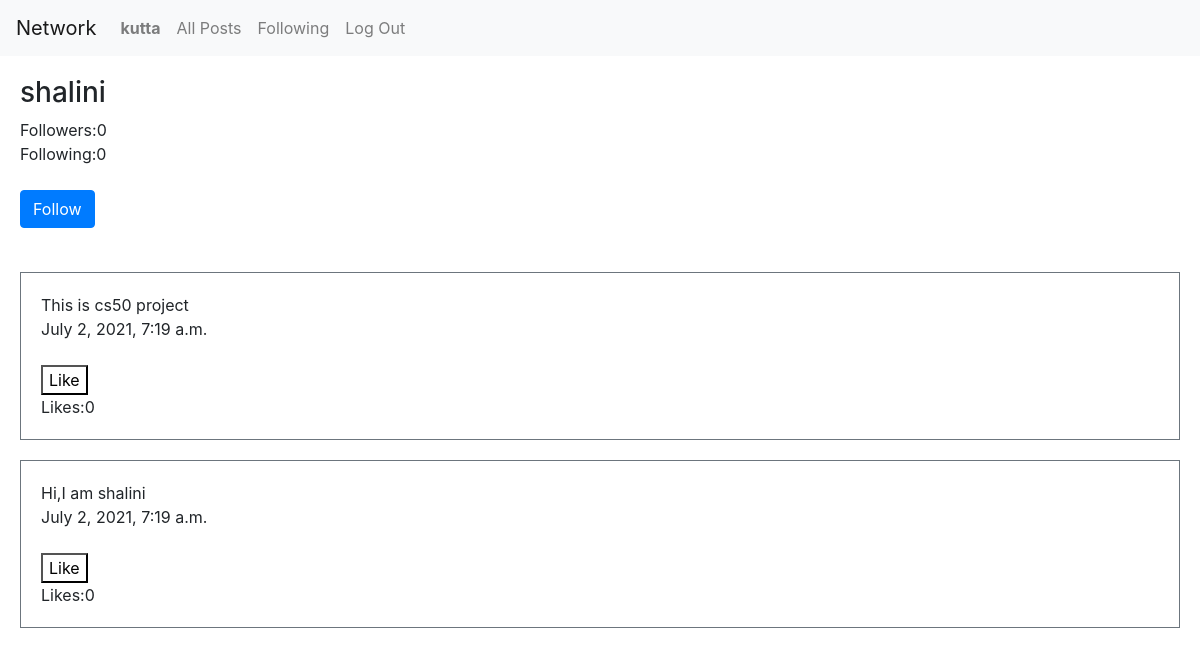
Screenshot of /profile/3 (signed in) with the database file from the repository.
### network/models.py (models this page shows, shortened)
class User(AbstractUser):
    pass

class Post(models.Model):
    user = models.ForeignKey(User,on_delete=CASCADE,related_name="user")
    post_content = models.CharField(max_length=200)
    time = models.DateTimeField(auto_now_add=True)
    likes = models.IntegerField(default=0)

### network/views.py (the view, shortened to what this page needs)
# urls.py: path("profile/<str:owner>", views.profile, name="profile"),
def profile(request, owner):
    owner = User.objects.get(id=owner)
    button = "Follow" if Follow.objects.filter(follower=request.user, following=owner).count() == 0 else "Unfollow"
    posts = Post.objects.filter(user=owner.id).order_by('-time')
    for post in posts:
        post.likes = Like.objects.filter(post = post.id).count()
        post.save()
    paginator = Paginator(posts, 10)
    page_number = request.GET.get('page')
    posts = paginator.get_page(page_number)
    return render(request, "network/profile.html", {
        "owner": owner,
        "followers": Follow.objects.filter(following=owner).count(),
        "following": Follow.objects.filter(follower=owner).count(),
        "posts": posts,
        "button": button
    })

### network/templates/network/profile.html (shortened to what this page needs)
{% extends "network/layout.html" %}
{% load static %}
{% block body %}
<div style="margin: 20px;">
    <h3>{{owner.username}}</h3>
    <div class="follower">Followers:{{followers}}</div>
    <div class="Following">Following:{{following}}</div>
    <br>
    <form action="{% url 'profile' owner.id %}" method="POST">
    {% if user.id != owner.id %}
    {% if button == "Follow" %}
        <button type="submit" class= "btn btn-primary" name="button" value="Follow">Follow</button>
    {% else %}
        <button type="submit" class="btn btn-danger" name="button" value="Unfollow">Unfollow</button>
    {% endif %}
    {% endif %}
    </form>
    <br>
</div>
<div id = "posts">
    {% for post in posts%}
    <div class="border border-secondary mt-2" style="padding:20px; margin: 20px;">
        <div id="post-{{post.id}}">{{post.post_content}}</div>
        <div>{{post.time}}</div>
        <br>
        <button id="like-btn-{{post.id}}" style="background-color: white;"  value="like" onclick="like('{{ post.id }}')">Like</button>
        <div id="like-count-{{post.id}}">Likes:{{post.likes}} </div>
    </div>
</div>
{% endfor %}
{% endblock %}

### network/templates/network/layout.html (shortened to what this page needs)
{% load static %}
<!DOCTYPE html>
<html lang="en">
    <head>
        <link rel="stylesheet" href="https://stackpath.bootstrapcdn.com/bootstrap/4.4.1/css/bootstrap.min.css">
        <link href="{% static 'network/styles.css' %}" rel="stylesheet">
    </head>
    <body>
        <nav class="navbar navbar-expand-lg navbar-light bg-light">
            <a class="navbar-brand" href="#">Network</a>
            <div>
              <ul class="navbar-nav mr-auto">
                {% if user.is_authenticated %}
                    <li class="nav-item">
                        <a class="nav-link" href="{% url 'profile' user.id %}"><strong>{{ user.username }}</strong></a>
                    </li>
                {% endif %}
                <li class="nav-item">
                  <a class="nav-link" href="{% url 'index' %}">All Posts</a>
                </li>
                {% if user.is_authenticated %}
                    <li class="nav-item">
                        <a class="nav-link" href="{% url 'following' %}">Following</a>
                    </li>
                    <li class="nav-item">
                        <a class="nav-link" href="{% url 'logout' %}">Log Out</a>
                    </li>
                {% endif %}
              </ul>
            </div>
          </nav>
        <div class="body">
            {% block body %}
            {% endblock %}
    </body>
</html>

### rows the page displays
User: username "kutta"
User: username "shalini"
Post: post_content "This is cs50 project", time "July 2, 2021, 7:19 a.m.", likes "0"
Post: post_content "Hi,I am shalini", time "July 2, 2021, 7:19 a.m.", likes "0"

### other values shown
{{ followers }} "0"
{{ following }} "0"
